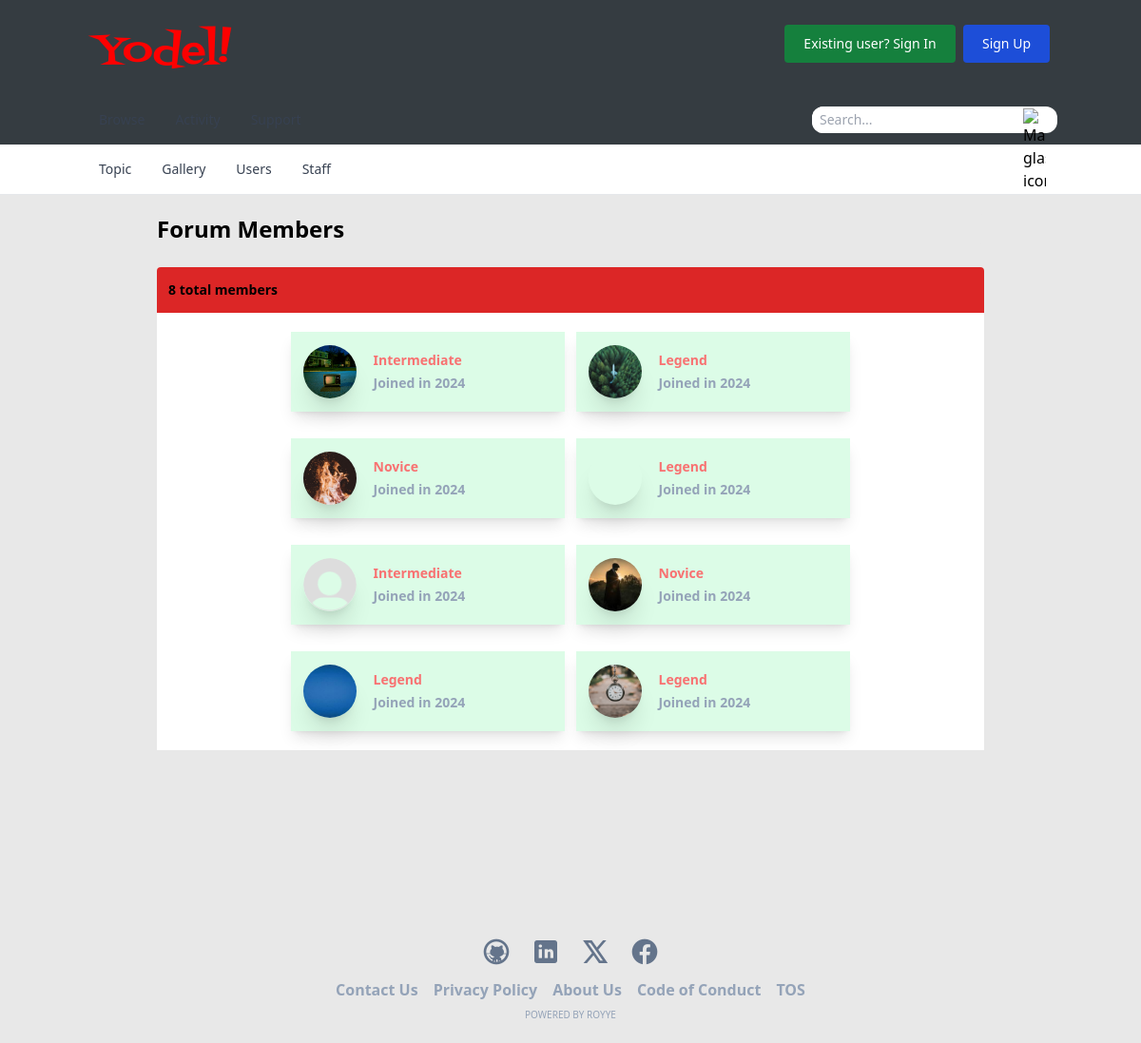
The page /members/ on the database its author committed.
### users/models.py (models this page shows, shortened)
class User(AbstractUser):
    full_name = models.CharField(max_length=300, null=True, blank=True)
    username = models.CharField(max_length=300, unique=True)
    email = models.EmailField(unique=True)

class Profile(models.Model):
    user = models.OneToOneField(User, on_delete=models.CASCADE)
    image = models.FileField(default='default.png', upload_to=user_directory_path, null=True, blank=True)
    full_name = models.CharField(max_length=300, null=True, blank=True)
    status = models.CharField(max_length=20, choices=STATUS, null=True, blank=True)
    followers = models.IntegerField(default=0)
    following = models.IntegerField(default=0)
    posts = models.IntegerField(default=0)
    likes = models.IntegerField(default=0)
    posts_liked = models.IntegerField(default=0)
    date = models.DateTimeField(auto_now_add=True)
    class Meta:
        ordering = ['-date']

### core/views.py (the view)
# urls.py: path('members/', views.members, name='members'),
def members(request):
    profile = request.user.profile if request.user.is_authenticated else None
    users = User.objects.order_by('-date_joined').all()
    context = {
        "profile": profile,
        "signed_in": request.user.is_authenticated,
        "users": users
    }
    return render(request, 'members/members.html', context)

### core/templates/members/members.html (shortened to what this page needs)
{% extends 'templates/base.html' %}
{% block content %}
    <section class="border-t border-gray-200 ">
        <div class="bg-[#e8e8e8] p-5 h-content">
            <div class="container mx-auto bg-[#e8e8e8] w-3/4 rounded mb-6 font-extrabold text-2xl">
                <h2>Forum Members</h2>
            </div>
            <div class="container w-3/4 max-sm:w-full mx-auto bg-white rounded font-extrabold text-2xl mt-6">
                <div class="h-12 bg-red-600 p-3 rounded-t flex items-center justify-start">
                    <span class="text-sm font-extrabold">{{ users.count }} total members</span>
                </div>
                <div class="flex flex-wrap bg-white gap-3 justify-center items-center p-3">
                    {% for user in users %}
                        <div class="flex gap-2 mt-2 bg-green-100 p-3 w-72 shadow-lg mb-2">
                            <div class="w-20 flex items-center justify-center">
                                <div class="h-14 w-14 rounded-full bg-[url({{ user.profile.image.url }})] bg-no-repeat bg-center bg-cover shadow-xl"></div>
                            </div>
                            <div class="w-full flex flex-col text-sm gap-1 p-2">
                                {% if user.profile.status %}
                                <span class="font-bold text-red-400">{{ user.profile.status }}</span>
                                {% else %}
                                <span class="font-bold text-slate-500">Member</span>
                                {% endif %}
                                <span class="text-m text-slate-400">Joined in {{user.date_joined.year }}</span>
                            </div>
                        </div>
                    {% endfor %}
                </div>
            </div>
        </div>
    </section>
{% endblock %}

### rows shown on the page
User: profile.image (picture), profile.status "Intermediate", date_joined.year "2024"
User: profile.image (picture), profile.status "Legend", date_joined.year "2024"
User: profile.image (picture), profile.status "Novice", date_joined.year "2024"
User: profile.status "Legend", date_joined.year "2024"
User: profile.image (placeholder picture), profile.status "Intermediate", date_joined.year "2024"
User: profile.image (picture), profile.status "Novice", date_joined.year "2024"
User: profile.image (picture), profile.status "Legend", date_joined.year "2024"
User: profile.image (picture), profile.status "Legend", date_joined.year "2024"

### other values the page prints
{{ users.count }} "8"
